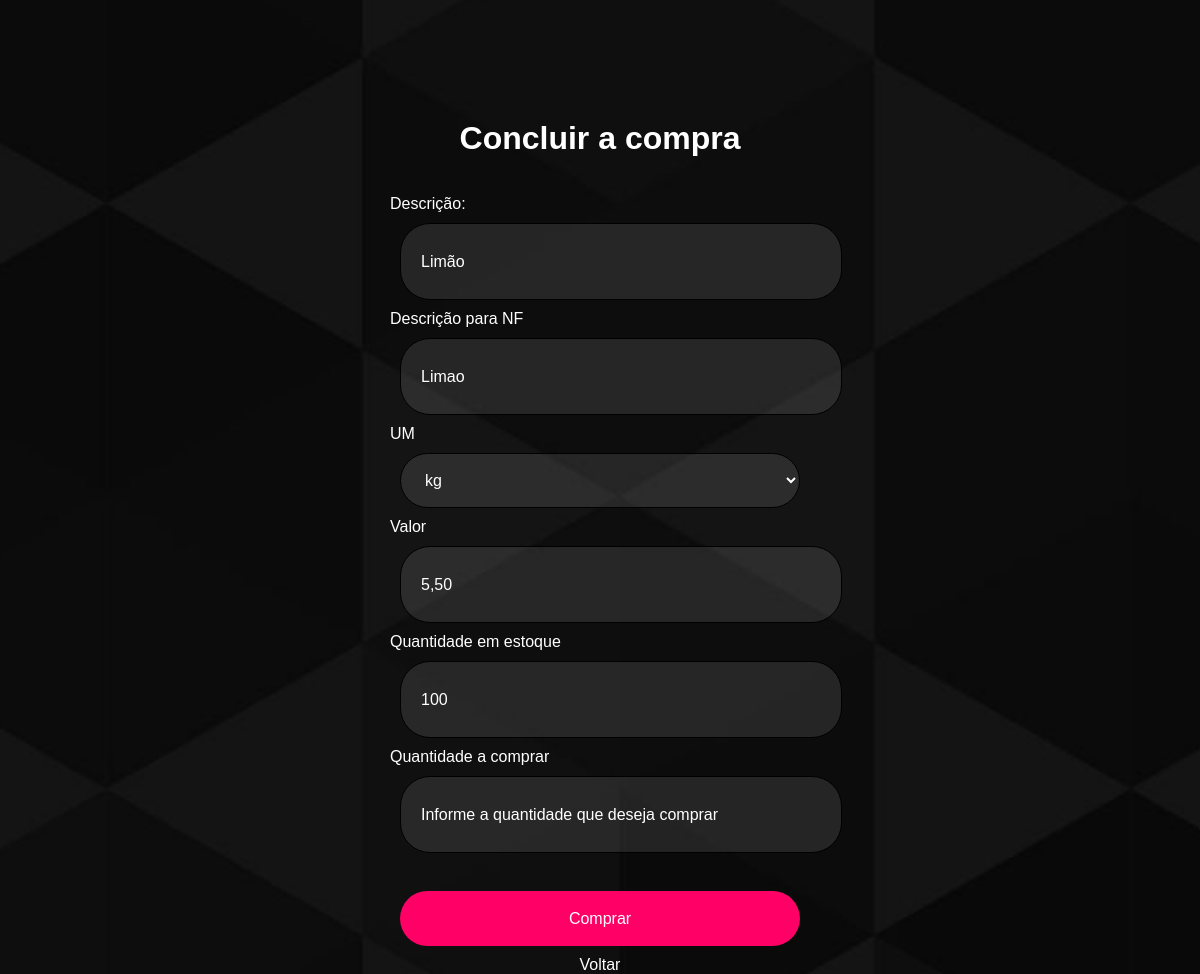
Page /busca_compra.php?codigo=45 on the committed database.
### tables this page shows
CREATE TABLE `produto` (
  `codigo` int(11) NOT NULL,
  `descprod` text NOT NULL,
  `descnot` text NOT NULL,
  `unidmed` text NOT NULL,
  `situprod` text NOT NULL,
  `valoprod` varchar(20) DEFAULT NULL,
  `qtdprod` varchar(5) DEFAULT NULL
);

### busca_compra.php (called while the page is built)
<?php
    require_once 'conexao.php';
    $codigo = $_GET['codigo'];
    $sql = "SELECT * FROM produto WHERE codigo = " . $codigo;
    $query = $con->query($sql);
    $registro = $query->fetch();
    require('form_compra.php');
 ?>

### form_compra.php (the view, shortened to what this page needs)
<!doctype html>
<html lang="en">
  <head>
  <link rel="stylesheet" href="CSS_Prod/estilo_prod.css">
  </head>
  <body>
    <?php
          if(isset($registro)){
              $acao =  "comprar.php?codigo=".$registro['codigo'];
          }else{
              echo "ERRO!!!!";
          }
    ?>
    <div class="container" id="corpo_formCadProd">
      <h1>Concluir a compra</h1>
      <form action= "<?php echo ($acao) ?> " method="POST"></br>
        <div class="form-group">
          <label for="descprod">Descrição:</label>
          <input type="text" class="form-control" id="descprod" placeholder="Informe a descrição do produto" name="descprod" required
          value="<?php if(isset($registro)) echo $registro['descprod']; ?>" readonly>
        </div>
        <div class="form-group">
          <label for="descnot">Descrição para NF</label>
         <input type="text" class="form-control" id="descnot" placeholder="Informe a descrição para nota fiscal" name="descnot" required
          value="<?php if(isset($registro)) echo $registro['descnot']; ?>" readonly >
        </div>
        <div class="form-group">
          <label for="unidmed">UM</label>
          <select class="form-group" id="unidmed" name="unidmed">
            <option selected><?php if(isset($registro)) echo $registro['unidmed']; ?></option>
          </select readonly>
        </div>
        <div class="form-group">
          <label for="descnot">Valor<label>
         <input type="text" class="form-control" id="valoprod" placeholder="Informe o valor do Produto" name="valoprod"
          value="<?php if(isset($registro)) echo $registro['valoprod']; ?>" readonly>
        </div>
        <div class="form-group">
          <label for="descnot">Quantidade em estoque</label>
         <input type="text" class="form-control" id="qtdprod" name="qtdprod"
          value="<?php if(isset($registro)) echo $registro['qtdprod']; ?>" readonly>
        </div>
        <div class="form-group">
          <label for="descnot">Quantidade a comprar</label>
         <input type="num" class="form-control" id="qtdprodcompra" placeholder="Informe a quantidade que deseja comprar" name="qtdprodcompra" required>
        </div>
        <button type="submit" class="btn btn-default" onclick="return confirm('Tem certeza que deseja efeturar a compra?')">Comprar</button>
        <a class="btn btn-info btn-sm" href="lista_produtos_cliente.php">Voltar</a>
      </form>
    </div>
  </body>
</html>

### CSS_Prod/estilo_prod.css (style rules this page uses)
* { margin: 0px; padding: 0px; }
body { background-image: url("Imagens/fundo3.jpg"); background-position: center; background-size: 2280px; color: white; font-family: arial; }
input { display: block; height: 55px; width: 400px; margin: 10px; border-radius: 30px; border:1px solid black; font-size: 16px; padding: 10px 20px; background-color: rgba(255, 255, 255, 0.1); color: white; outline: none; }
button { display: block; height: 55px; width: 400px; margin: 10px; border-radius: 30px; border:1px solid black; font-size: 16px; padding: 10px 20px; background-color: rgba(255, 255, 255, 0.1); color: white; outline: none; }
select { display: block; height: 55px; width: 400px; margin: 10px; border-radius: 30px; border:1px solid black; font-size: 16px; padding: 10px 20px; background-color: rgba(255, 255, 255, 0.1); color: white; outline: none; }
option { background-color: rgba(0, 0, 0, 0.5); }
div#corpo_formCadProd { width: 420px; margin: 100px auto 0px auto; }
div#corpo_formCadProd h1 { text-align: center; padding: 20px; }
a { color: white; text-decoration: none; text-align: center; display: block; }
button { background-color: #FF0066; border: none; cursor: pointer; }

### rows in the picture
produto: descprod "Limão", descnot "Limao", unidmed "kg", valoprod "5,50", qtdprod "100"
